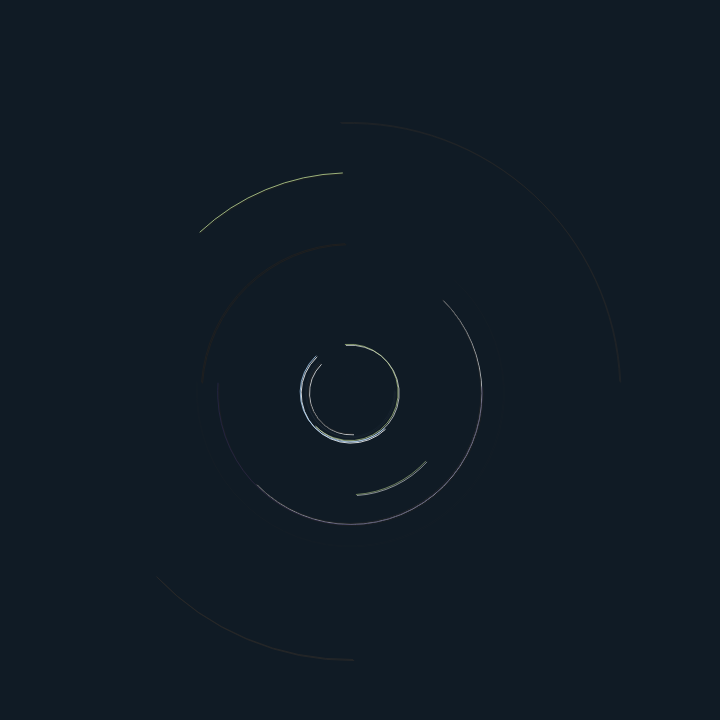
Frame 1 (no input)
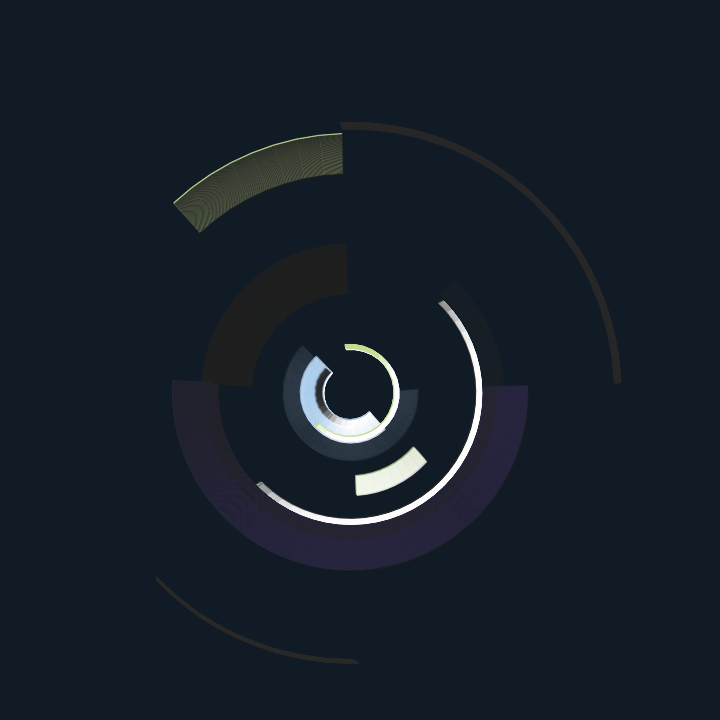
Frame 60 (no input)
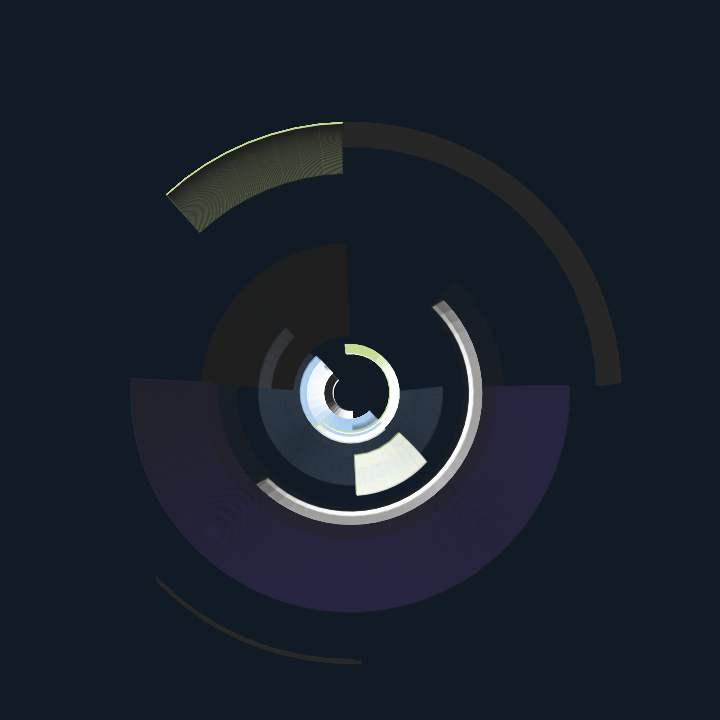
Frame 120 (the mouse pressed at the canvas centre since frame 60)

The p5.js sketch that drew these frames (run headless with seeded random() and noise() and a simulated clock; from frame 60 on, the mouse is pressed at the canvas centre):

// p5.js sketch
// ── sketch.js
let seed, canvas;
let angle_c;
let colors = [];
let c0 = "467EB2-A7CCEE-65B5FF-65FFFF".split("-").map((a) => "#" + a);
let c7 = "fefefe-292929-ffffff-222222-202020".split("-").map((a) => "#" + a);
let c8 = "8c75ff-c553d2-2dfd60-2788f5-23054f-f21252-8834f1-c4dd92-184fd3-f9fee2-2E294E-541388-F1E9DA-FFD400-D90368-e9baaa-ffa07a-164555-ffe1d0-acd9e7-4596c7-6d8370-e45240-21d3a4-3303f9-cd2220-173df6-244ca8-a00360-b31016".split("-").map((a) => "#" + a);
let c11 = "025159-3E848C-7AB8BF-C4EEF2-A67458".split("-").map((a) => "#" + a);
let c12 = "10454F-506266-818274-A3AB78-BDE038".split("-").map((a) => "#" + a);
var color_setup1, color_setup2;
let color_bg;
let branch;
let revolution;
let angle;


function setup() {
	canvas = min(720, 720);
	createCanvas(canvas, canvas);
	seed = int(random(200));
	colorMode(HSB, 360, 100, 100, 100);
	color_setup1 = c7;
	color_setup2 = random([c8,c11,c12]);
	color_bg = "#101B25";
	background(color_bg);
	angle_c = 0;
	branch = int(random(4, 10));
	colors[0] = random(c0);
	colors[1] = random(color_setup1);
	colors[2] = random(color_setup1);
	colors[3] = random(color_setup2);
	revolution = canvas;
	angle = random(TAU);
}

function draw() {
	randomSeed(seed);
	drawingContext.shadowColor = str(random(color_setup1)) + "00";
	drawingContext.shadowOffsetX = 0;
	drawingContext.shadowOffsetY = 0;
	drawingContext.shadowBlur = 0;
	translate(width / 2, height / 2);
	let vol_m = 1;
	rotate(angle+angle_c );
	for (let i = 0; i < 2; i++) {

		colors[4] = random(color_setup2);
		push();
		translate(width / 30 , height / 30 );
		rotate(random(TAU));
		circleForm(0,0, revolution * .75 * (i + 1) / 2);
		pop();
	}
	if (frameCount % 500 == 0 && branch < 100) {
		branch += vol_m * int(random(1,5));
		revolution += vol_m*3;
		angle_c += TAU / 360;
	} else if (branch >= 100) {
		branch = 6;
		frameCount = 0;
	}
	if(angle_c > TAU-random(PI/2)){
		noLoop();
	}
		
	
}

function circleForm(x, y, d) {
	let ang = TAU / branch;
	let angles = [];
	for (let i = 0; i < branch; i++) {
		angles.push(ang * (i + iteration(0.1, 0.25)));
	}
	for (let i = 0; i < branch; i++) {
		let ang1 = angles[i];
		let ang2 = angles[(i + int(random(6))) % angles.length];
		let dd = d * iteration(0.1, 1);
		noFill();
		drawingContext.shadowColor = random(color_setup1);
		drawingContext.shadowOffsetX = 1;
		drawingContext.shadowOffsetY = 1;
		drawingContext.shadowBlur = 0;
		stroke(colors[random([0, 1, 2, 3, 4])]);
		strokeWeight(random(1));
		arc(x,y, dd, dd, ang1, ang2);
	}
}

function iteration(s, e) {
	let t = random(100, 1000);
	let v = random(0.001, 0.01);
	return map(cos(t + frameCount * v), -1, 1, s, e);
}
// ── style.css
html, body {
    height: 100%;
    margin: 0;
    width: 800px;
    margin-left: auto;
    margin-right: auto;
    font-family: 'Gill Sans', 'Gill Sans MT', Calibri, 'Trebuchet MS', sans-serif;
}
body, main {
    display: flex;
    flex-direction: column;
    justify-content: center;
    align-items: center;
}
